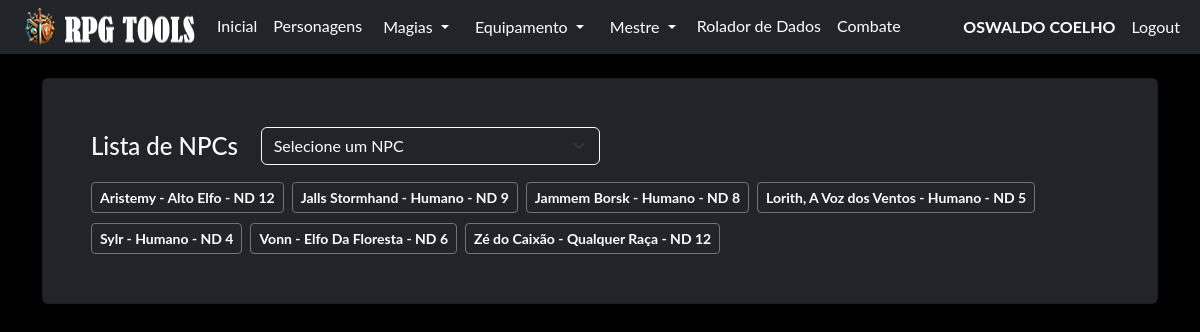
Page /npc/ (signed in) on the committed database.
### model/user_model.py (models this page shows, shortened)
class User(db.Model, UserMixin):
    __tablename__ = "user"
    id = db.Column('id', db.Integer, primary_key=True)
    nome = db.Column('nome', db.String(150))
    sobrenome = db.Column('sobrenome', db.String(150))
    email = db.Column('email', db.String(50), unique=True)
    telefone = db.Column('telefone', db.String(15), unique=True, nullable=False)
    login = db.Column('login', db.String(50), unique=True, nullable=False)
    senha = db.Column('senha', db.String(550), nullable=False)
    tipo = db.Column('tipo', db.String(25), nullable=False, default="none")
    personagens = db.relationship("Personagem", foreign_keys=[Personagem.id_user], back_populates="user")

### model/personagens_model.py (models this page shows, shortened)
class Personagem(db.Model):
    __tablename__ = "personagens"
    id = db.Column(db.Integer, primary_key=True)
    id_user = db.Column(db.Integer, db.ForeignKey('user.id'))
    ficha = db.Column(db.JSON, nullable=False)
    nome = db.Column(db.String(150), nullable=False)
    tipo = db.Column(db.String(25), nullable=False, default="não informado")
    user = db.relationship("User", foreign_keys=[id_user], back_populates="personagens")
    @classmethod
    def npcs_id(cls, id_user, id=None):
        query = cls.query.filter_by(id_user=id_user, tipo="NPC")
        if id is not None:
            query = query.filter_by(id=id)
        query = query.order_by(cls.nome.asc())
        return query.all()

### routes/npc.py (the view)
@blueprint_npc.route('/', methods=['GET', 'POST'])
def npc_index():
    if request.method == 'GET':
        npcs = Personagem.npcs_id(id_user=current_user.id)
        return render_template('npc.html', npcs = npcs)
    if request.method == 'POST':
        return redirect('/')

### routes/login.py (called while the page is built)
@login_manager.user_loader
def get_user(id):
    return User.query.get(id)

### templates/npc.html (shortened to what this page needs)
{% extends 'base.html' %}
{% block conteudo %}
    {% if current_user.is_authenticated %}
    <div class="card shadow p-5 bg-dark text-white-50 no-margin">
        <div class="d-flex align-items-center mb-3">
            <h4 class="text-white col-md-2 mb-0">Lista de NPCs</h4>
            <div class="col-md-4">
                <select id="npc-select" class="form-select bg-dark text-white border-light">
                    <option value="" disabled selected>Selecione um NPC</option>
                </select>
            </div>
        </div>
        <div class="d-flex flex-wrap gap-2">
        {% for npc in npcs %}
        <p>
            <button type="button" class="btn btn-outline-secondary btn-sm" data-bs-toggle="modal" data-bs-target="#exampleModal{{ npc.id }}"> <strong class="text-white"> {{npc.ficha['nome']}} - {{npc.ficha['raca']}} - ND {{npc.ficha['nd']}}</strong> </button>
        </p>
        {% endfor %}
        </div>
    </div>
    <br>
    {% endif %}
{% endblock %}

### templates/base.html (shortened to what this page needs)
<!doctype html>
<html lang="pt-BR">
  <head>
    <link rel="stylesheet" href="{{ url_for('static', filename='css/bootstrap.min.css') }}">
    <link rel="stylesheet" href="{{ url_for('static', filename='css/custom.css') }}">
  </head>
  <body class="bg-black font_rpg">
    <nav class="navbar navbar-expand-lg navbar bg-dark"  data-bs-theme="dark">
        <div class="container-fluid">
            <ul class="navbar-nav">
              <img src="/static/imagem/logo35.png"/>
              {% if current_user.is_authenticated %}
              <li class="nav-item"><a class="nav-link active mb-0 h1 text-white" href="/">Inicial</a> </li>
              <li class="nav-item"><a class="nav-link active mb-0 h1 text-white" href="/pj/">Personagens</a> </li>
              <li class="nav-item">
                <div class="dropdown">
                  <button class="btn btn-dark dropdown-toggle" type="button" data-bs-toggle="dropdown" aria-expanded="false">
                    Magias
                  </button>
                </div>
              </li>
              <li class="nav-item">
                <div class="dropdown">
                  <button class="btn btn-dark dropdown-toggle" type="button" data-bs-toggle="dropdown" aria-expanded="false">
                    Equipamento
                  </button>
                </div>
              </li>
              <li class="nav-item">
                <div class="dropdown">
                  <button class="btn btn-dark dropdown-toggle" type="button" data-bs-toggle="dropdown" aria-expanded="false">
                    Mestre
                  </button>
                </div>
              </li>
              <li class="nav-item"><a class="nav-link active mb-0 h1 text-white" href="/rolador/">Rolador de Dados</a> </li>
              <li class="nav-item"><a class="nav-link active mb-0 h1 text-white" href="#">Combate</a> </li>
              {% endif %}
            </ul>
              <ul class="navbar-nav ms-auto">
              {% if current_user.is_authenticated %}
                <li class="nav-item"><p class="nav-link active mb-0 h1 text-white"><b> {{current_user.nome}} {{current_user.sobrenome}}</b></p> </li>
                <li class="nav-item"><a class="nav-link active mb-0 h1 text-white" href="/logout">Logout</a> </li>
              {% else %}
                <li class="nav-item"><a class="nav-link active mb-0 h1 text-white" href="/login">Login</a> </li>
                <li class="nav-item"><a class="nav-link active mb-0 h1 text-white" href="/login/register">Register</a> </li>
              {% endif %}
              </ul>
        </div>
    </nav>
    <div class="container">
      <br>
        {% block conteudo %}
        {% endblock %}
        <br>
    </div>
  </body>

### static/css/custom.css (style rules this page uses)
.font_rpg { font-family: "Lato", "Helvetica Neue", Helvetica, Arial, sans-serif; }
.no-margin p { margin-top: 1px; margin-bottom: 1px; }
::placeholder { color: #adb5bd; opacity: 1; }

### rows in the picture
User: nome "OSWALDO", sobrenome "COELHO"
Personagem: ficha.nome "Aristemy", ficha.raca "Alto Elfo", ficha.nd "12"
Personagem: ficha.nome "Jalls Stormhand", ficha.raca "Humano", ficha.nd "9"
Personagem: ficha.nome "Jammem Borsk", ficha.raca "Humano", ficha.nd "8"
Personagem: ficha.nome "Lorith, A Voz dos Ventos", ficha.raca "Humano", ficha.nd "5"
Personagem: ficha.nome "Sylr", ficha.raca "Humano", ficha.nd "4"
Personagem: ficha.nome "Vonn", ficha.raca "Elfo Da Floresta", ficha.nd "6"
Personagem: ficha.nome "Zé do Caixão", ficha.raca "Qualquer Raça", ficha.nd "12"
